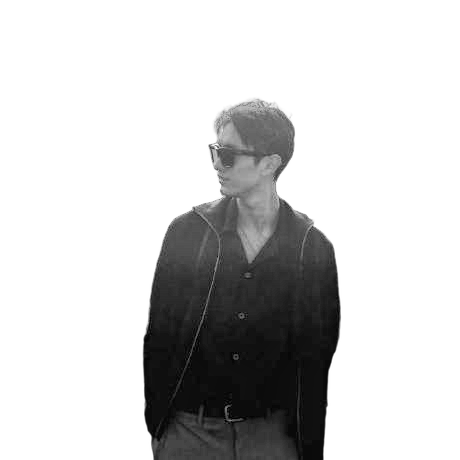
#> input picture source-prepped.png, 460 x 460 px
$ python make_ascii_svg.py
#> lines starting #> are read from the running program, lines starting #| are printed output that depends on the picture; after the words box and inside, x2 and y2 are one past the last pixel; in counts of white or black regions, pixels touching at a corner belong together
"""Convert source-prepped.png into a monochrome ASCII portrait SVG that types itself in row by row.

Usage: python scripts/make_ascii_svg.py  -> writes ascii-portrait.svg
Set STATIC=1 to emit a frozen, fully printed frame (handy for local previews).
"""
import os
from pathlib import Path

import numpy as np
from PIL import Image

ROOT = Path(__file__).resolve().parent.parent
SRC = ROOT / "source-prepped.png"
OUT = ROOT / "ascii-portrait.svg"

RAMP = " .`:-=+*cs#%@"  # bright (sparse) -> dark (dense); leading space clears the background
COLS = 64
CROP_BOTTOM = 0.62  # keep head + shoulders; a full-length dark jacket prints as a solid blob
CELL_W, CELL_H = 6.6, 12.0  # monospace cell; the ratio corrects for tall glyphs
FONT_SIZE = 11
PAD = 16
BG, FG, CURSOR = "#0d1117", "#c9d1d9", "#39d353"
ROW_STAGGER, ROW_DUR = 0.11, 0.18  # seconds
STATIC = os.environ.get("STATIC") == "1"


def to_grid() -> list[str]:
    img = np.array(Image.open(SRC).convert("L"))
#> img is the input picture: shape (460, 460); min 1, max 255, mean 205.8
    # Crop to the subject (anything not near-white) with a small margin.
    ys, xs = np.where(img < 245)
    m = 8
    y0, y1 = max(ys.min() - m, 0), min(ys.max() + m, img.shape[0])
#> y0 = 90; y1 = 460
    x0, x1 = max(xs.min() - m, 0), min(xs.max() + m, img.shape[1])
#> x0 = 134; x1 = 348
    y1 = y0 + round((y1 - y0) * CROP_BOTTOM)
#> y1 = 319
    crop = Image.fromarray(img[y0:y1, x0:x1])
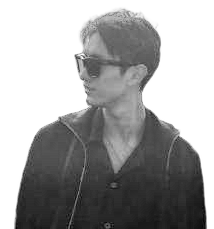
#> crop: PIL image 214x229 L; min 5, max 255, mean 163.6

    rows = round(COLS * crop.height / crop.width * CELL_W / CELL_H)
#> rows = 38
    small = np.array(crop.resize((COLS, rows), Image.LANCZOS), dtype=np.float32)
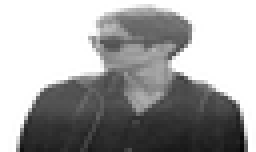
#> small: shape (38, 64) float32 (shown 4 times larger); min 5, max 255, mean 163.4
    # Rank-equalize subject cells so every glyph in the ramp gets used; background stays blank.
    subject = small < 240
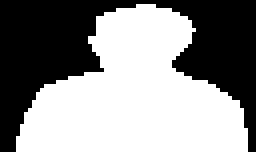
#> subject: shape (38, 64) bool (shown 4 times larger); 55.7% white; 1 black region, box (x1, y1, x2, y2) and area: (0, 0, 64, 38) 1077
    darkness = np.zeros_like(small)
    ranks = (255.0 - small[subject]).argsort().argsort()
#> ranks = 1355 values, max 1354 at index 1353, min 0 at index 133, mean 677
    darkness[subject] = (ranks + 1) / (ranks.size + 1)
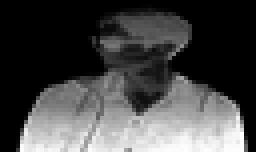
#> darkness: shape (38, 64) float32 (shown 4 times larger); min 0, max 0.999, mean 0.279
    idx = (darkness * len(RAMP)).astype(int).clip(0, len(RAMP) - 1)
    idx[subject] = idx[subject].clip(1)
#> idx: shape (38, 64) int64; min 0, max 12, mean 3.39
    return ["".join(RAMP[i] for i in row).rstrip() for row in idx]


def esc(s: str) -> str:
    return s.replace("&", "&amp;").replace("<", "&lt;").replace(">", "&gt;")


def main() -> None:
    lines = to_grid()
#> lines = 38 items
    w = round(COLS * CELL_W + PAD * 2)
    h = round(len(lines) * CELL_H + PAD * 2)
#> h = 488
    full_w = COLS * CELL_W

    defs, body = [], []
    t = 0.3
    for i, line in enumerate(lines):
        if not line.strip():
            continue
        y = PAD + (i + 1) * CELL_H - 3
        top = PAD + i * CELL_H
        text_len = len(line) * CELL_W
        x0 = PAD + (len(line) - len(line.lstrip())) * CELL_W  # wipe starts at the first glyph
        text = (
            f'<text x="{PAD}" y="{y:.1f}" textLength="{text_len:.1f}" lengthAdjust="spacingAndGlyphs"'
            f' xml:space="preserve">{esc(line)}</text>'
        )
        if STATIC:
            body.append(text)
            continue
        begin = f"{t:.2f}s"
        row_w = PAD + text_len - x0
        # Base width is the full row and the animation starts at 0s holding 0 until this row's turn, so a
        # renderer that never runs SMIL still shows the finished portrait instead of a blank box.
        total = t + ROW_DUR
        defs.append(
            f'<clipPath id="r{i}"><rect x="{x0:.1f}" y="{top:.1f}" width="{row_w:.1f}" height="{CELL_H}">'
            f'<animate attributeName="width" values="0;0;{row_w:.1f}" keyTimes="0;{t / total:.4f};1" begin="0s" dur="{total:.2f}s" fill="freeze"/>'
            f"</rect></clipPath>"
        )
        body.append(f'<g clip-path="url(#r{i})">{text}</g>')
        body.append(
            f'<rect x="{x0:.1f}" y="{top + 1:.1f}" width="{CELL_W:.1f}" height="{CELL_H - 2}" fill="{CURSOR}" opacity="0">'
            f'<set attributeName="opacity" to="1" begin="{begin}"/>'
            f'<animate attributeName="x" from="{x0:.1f}" to="{PAD + text_len:.1f}" begin="{begin}" dur="{ROW_DUR}s" fill="freeze"/>'
            f'<set attributeName="opacity" to="0" begin="{t + ROW_DUR:.2f}s"/>'
            f"</rect>"
        )
        t += ROW_STAGGER
#> this loop made 38 passes
#> (y, top, text_len, x0, begin, row_w, total, t) on passes 3 to 14: (49, 40, 283.8, 207.4, '0.41s', 92.4, 0.59, 0.52), (61, 52, 297, 187.6, '0.52s', 125.4, 0.7, 0.63), (73, 64, 310.2, 174.4, '0.63s', 151.8, 0.81, 0.74), (85, 76, 316.8, 174.4, '0.74s', 158.4, 0.92, 0.85), (97, 88, 316.8, 174.4, '0.85s', 158.4, 1.03, 0.96), (109, 100, 323.4, 174.4, '0.96s', 165, 1.14, 1.07), (121, 112, 316.8, 174.4, '1.07s', 158.4, 1.25, 1.18), (133, 124, 316.8, 161.2, '1.18s', 171.6, 1.36, 1.29), (145, 136, 316.8, 161.2, '1.29s', 171.6, 1.47, 1.4), (157, 148, 310.2, 167.8, '1.40s', 158.4, 1.58, 1.51), (169, 160, 303.6, 167.8, '1.51s', 151.8, 1.69, 1.62), (181, 172, 297, 174.4, '1.62s', 138.6, 1.8, 1.73)
#> line on pass 1: ''
#> after the loop, body = 74 items; defs = 37 items; t = 4.37

    svg = f"""<svg xmlns="http://www.w3.org/2000/svg" width="{w}" height="{h}" viewBox="0 0 {w} {h}" role="img" aria-label="ASCII portrait">
<defs>{''.join(defs)}</defs>
<rect width="{w}" height="{h}" rx="10" fill="{BG}"/>
<g fill="{FG}" font-family="ui-monospace,SFMono-Regular,Menlo,Consolas,'Liberation Mono',monospace" font-size="{FONT_SIZE}">
{chr(10).join(body)}
</g>
</svg>
"""
    OUT.write_text(svg)
    print(f"wrote {OUT.relative_to(ROOT)} ({COLS}x{len(lines)}, {full_w:.0f}px grid)")
#| wrote ascii-portrait.svg (64x38, 422px grid)


if __name__ == "__main__":
    main()
